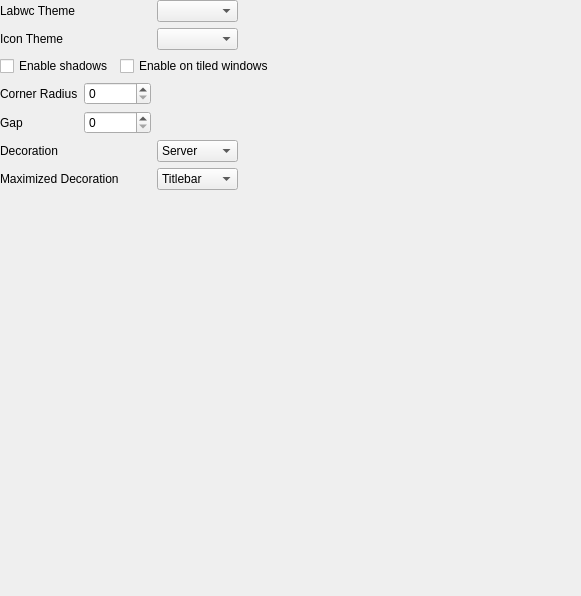
<?xml version="1.0" encoding="UTF-8"?>
<ui version="4.0">
 <class>pageAppearance</class>
 <widget class="QWidget" name="pageAppearance">
  <property name="geometry">
   <rect>
    <x>0</x>
    <y>0</y>
    <width>581</width>
    <height>596</height>
   </rect>
  </property>
  <widget class="QWidget" name="">
   <property name="geometry">
    <rect>
     <x>0</x>
     <y>0</y>
     <width>659</width>
     <height>287</height>
    </rect>
   </property>
   <layout class="QGridLayout" name="gridLayout">
    <item row="0" column="0">
     <widget class="QLabel" name="label">
      <property name="text">
       <string>Labwc Theme</string>
      </property>
     </widget>
    </item>
    <item row="0" column="3">
     <widget class="QComboBox" name="openboxTheme"/>
    </item>
    <item row="0" column="5">
     <spacer name="horizontalSpacer_8">
      <property name="orientation">
       <enum>Qt::Orientation::Horizontal</enum>
      </property>
      <property name="sizeHint" stdset="0">
       <size>
        <width>118</width>
        <height>20</height>
       </size>
      </property>
     </spacer>
    </item>
    <item row="1" column="0">
     <widget class="QLabel" name="label_1">
      <property name="text">
       <string>Icon Theme</string>
      </property>
     </widget>
    </item>
    <item row="1" column="3">
     <widget class="QComboBox" name="iconTheme"/>
    </item>
    <item row="1" column="4" colspan="2">
     <spacer name="horizontalSpacer_9">
      <property name="orientation">
       <enum>Qt::Orientation::Horizontal</enum>
      </property>
      <property name="sizeHint" stdset="0">
       <size>
        <width>118</width>
        <height>20</height>
       </size>
      </property>
     </spacer>
    </item>
    <item row="2" column="0" colspan="2">
     <widget class="QCheckBox" name="dropShadows">
      <property name="text">
       <string>Enable shadows</string>
      </property>
     </widget>
    </item>
    <item row="2" column="2" colspan="3">
     <widget class="QCheckBox" name="dropShadowsOnTiled">
      <property name="text">
       <string>Enable on tiled windows</string>
      </property>
     </widget>
    </item>
    <item row="2" column="5">
     <spacer name="horizontalSpacer_11">
      <property name="orientation">
       <enum>Qt::Orientation::Horizontal</enum>
      </property>
      <property name="sizeHint" stdset="0">
       <size>
        <width>118</width>
        <height>20</height>
       </size>
      </property>
     </spacer>
    </item>
    <item row="3" column="0">
     <widget class="QLabel" name="label_2">
      <property name="text">
       <string>Corner Radius</string>
      </property>
     </widget>
    </item>
    <item row="3" column="1" colspan="2">
     <widget class="QSpinBox" name="spinBox"/>
    </item>
    <item row="3" column="3" colspan="3">
     <spacer name="horizontalSpacer_6">
      <property name="orientation">
       <enum>Qt::Orientation::Horizontal</enum>
      </property>
      <property name="sizeHint" stdset="0">
       <size>
        <width>418</width>
        <height>20</height>
       </size>
      </property>
     </spacer>
    </item>
    <item row="4" column="0">
     <widget class="QLabel" name="gap">
      <property name="text">
       <string>Gap</string>
      </property>
     </widget>
    </item>
    <item row="4" column="1" colspan="2">
     <widget class="QSpinBox" name="cornerRadius">
      <property name="maximum">
       <number>16</number>
      </property>
     </widget>
    </item>
    <item row="4" column="3" colspan="3">
     <spacer name="horizontalSpacer_5">
      <property name="orientation">
       <enum>Qt::Orientation::Horizontal</enum>
      </property>
      <property name="sizeHint" stdset="0">
       <size>
        <width>408</width>
        <height>20</height>
       </size>
      </property>
     </spacer>
    </item>
    <item row="5" column="0">
     <widget class="QLabel" name="label_5">
      <property name="text">
       <string>Decoration</string>
      </property>
     </widget>
    </item>
    <item row="5" column="3">
     <widget class="QComboBox" name="decoration">
      <item>
       <property name="text">
        <string>Server</string>
       </property>
      </item>
      <item>
       <property name="text">
        <string>New Item</string>
       </property>
      </item>
      <item>
       <property name="text">
        <string>Client</string>
       </property>
      </item>
     </widget>
    </item>
    <item row="5" column="4" colspan="2">
     <spacer name="horizontalSpacer">
      <property name="orientation">
       <enum>Qt::Orientation::Horizontal</enum>
      </property>
      <property name="sizeHint" stdset="0">
       <size>
        <width>188</width>
        <height>20</height>
       </size>
      </property>
     </spacer>
    </item>
    <item row="6" column="0" colspan="3">
     <widget class="QLabel" name="label_3">
      <property name="text">
       <string>Maximized Decoration</string>
      </property>
     </widget>
    </item>
    <item row="6" column="3">
     <widget class="QComboBox" name="maximizedDecoration">
      <item>
       <property name="text">
        <string>Titlebar</string>
       </property>
      </item>
      <item>
       <property name="text">
        <string>None</string>
       </property>
      </item>
     </widget>
    </item>
    <item row="6" column="4" colspan="2">
     <spacer name="horizontalSpacer_2">
      <property name="orientation">
       <enum>Qt::Orientation::Horizontal</enum>
      </property>
      <property name="sizeHint" stdset="0">
       <size>
        <width>198</width>
        <height>20</height>
       </size>
      </property>
     </spacer>
    </item>
    <item row="7" column="3">
     <spacer name="verticalSpacer">
      <property name="orientation">
       <enum>Qt::Orientation::Vertical</enum>
      </property>
      <property name="sizeHint" stdset="0">
       <size>
        <width>20</width>
        <height>13</height>
       </size>
      </property>
     </spacer>
    </item>
   </layout>
  </widget>
 </widget>
 <resources/>
 <connections/>
</ui>
